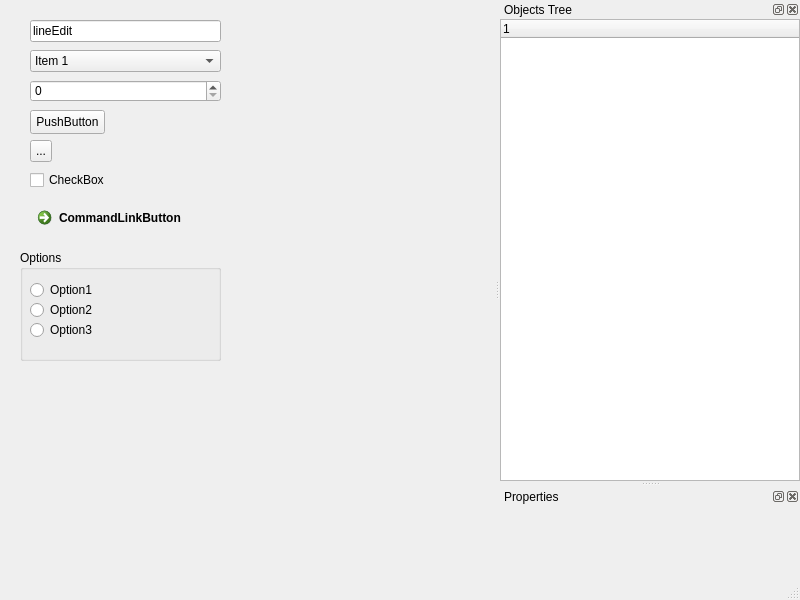
<?xml version="1.0" encoding="UTF-8"?>
<ui version="4.0">
 <class>MainWindow</class>
 <widget class="QMainWindow" name="MainWindow">
  <property name="geometry">
   <rect>
    <x>0</x>
    <y>0</y>
    <width>800</width>
    <height>600</height>
   </rect>
  </property>
  <property name="windowTitle">
   <string>MainWindow</string>
  </property>
  <widget class="QWidget" name="centralwidget">
   <widget class="QLineEdit" name="lineEdit">
    <property name="geometry">
     <rect>
      <x>30</x>
      <y>20</y>
      <width>191</width>
      <height>22</height>
     </rect>
    </property>
    <property name="text">
     <string>lineEdit</string>
    </property>
   </widget>
   <widget class="QComboBox" name="comboBox">
    <property name="geometry">
     <rect>
      <x>30</x>
      <y>50</y>
      <width>191</width>
      <height>22</height>
     </rect>
    </property>
    <item>
     <property name="text">
      <string>Item 1</string>
     </property>
    </item>
    <item>
     <property name="text">
      <string>Item 2</string>
     </property>
    </item>
    <item>
     <property name="text">
      <string>Item 3</string>
     </property>
    </item>
   </widget>
   <widget class="QSpinBox" name="spinBox">
    <property name="geometry">
     <rect>
      <x>30</x>
      <y>80</y>
      <width>191</width>
      <height>22</height>
     </rect>
    </property>
   </widget>
   <widget class="QPushButton" name="pushButton">
    <property name="geometry">
     <rect>
      <x>30</x>
      <y>110</y>
      <width>75</width>
      <height>24</height>
     </rect>
    </property>
    <property name="text">
     <string>PushButton</string>
    </property>
   </widget>
   <widget class="QToolButton" name="toolButton">
    <property name="geometry">
     <rect>
      <x>30</x>
      <y>140</y>
      <width>22</width>
      <height>22</height>
     </rect>
    </property>
    <property name="text">
     <string>...</string>
    </property>
   </widget>
   <widget class="QCheckBox" name="checkBox">
    <property name="geometry">
     <rect>
      <x>30</x>
      <y>170</y>
      <width>76</width>
      <height>20</height>
     </rect>
    </property>
    <property name="text">
     <string>CheckBox</string>
    </property>
   </widget>
   <widget class="QCommandLinkButton" name="commandLinkButton">
    <property name="geometry">
     <rect>
      <x>30</x>
      <y>200</y>
      <width>185</width>
      <height>41</height>
     </rect>
    </property>
    <property name="text">
     <string>CommandLinkButton</string>
    </property>
   </widget>
   <widget class="QGroupBox" name="groupBox">
    <property name="geometry">
     <rect>
      <x>20</x>
      <y>250</y>
      <width>201</width>
      <height>111</height>
     </rect>
    </property>
    <property name="title">
     <string>Options</string>
    </property>
    <widget class="QRadioButton" name="radioButton">
     <property name="geometry">
      <rect>
       <x>10</x>
       <y>30</y>
       <width>89</width>
       <height>20</height>
      </rect>
     </property>
     <property name="text">
      <string>Option1</string>
     </property>
    </widget>
    <widget class="QRadioButton" name="radioButton_2">
     <property name="geometry">
      <rect>
       <x>10</x>
       <y>50</y>
       <width>89</width>
       <height>20</height>
      </rect>
     </property>
     <property name="text">
      <string>Option2</string>
     </property>
    </widget>
    <widget class="QRadioButton" name="radioButton_3">
     <property name="geometry">
      <rect>
       <x>10</x>
       <y>70</y>
       <width>89</width>
       <height>20</height>
      </rect>
     </property>
     <property name="text">
      <string>Option3</string>
     </property>
    </widget>
   </widget>
  </widget>
  <widget class="QMenuBar" name="menubar">
   <property name="geometry">
    <rect>
     <x>0</x>
     <y>0</y>
     <width>800</width>
     <height>22</height>
    </rect>
   </property>
  </widget>
  <widget class="QStatusBar" name="statusbar"/>
  <widget class="QDockWidget" name="dockWidget">
   <property name="minimumSize">
    <size>
     <width>300</width>
     <height>95</height>
    </size>
   </property>
   <property name="windowTitle">
    <string>Objects Tree</string>
   </property>
   <attribute name="dockWidgetArea">
    <number>2</number>
   </attribute>
   <widget class="QTreeWidget" name="treeWidget">
    <column>
     <property name="text">
      <string notr="true">1</string>
     </property>
    </column>
   </widget>
  </widget>
  <widget class="QDockWidget" name="dockWidget_2">
   <property name="minimumSize">
    <size>
     <width>300</width>
     <height>40</height>
    </size>
   </property>
   <property name="windowTitle">
    <string>Properties</string>
   </property>
   <attribute name="dockWidgetArea">
    <number>2</number>
   </attribute>
   <widget class="QWidget" name="dockWidgetContents_2"/>
  </widget>
 </widget>
 <resources/>
 <connections/>
</ui>
